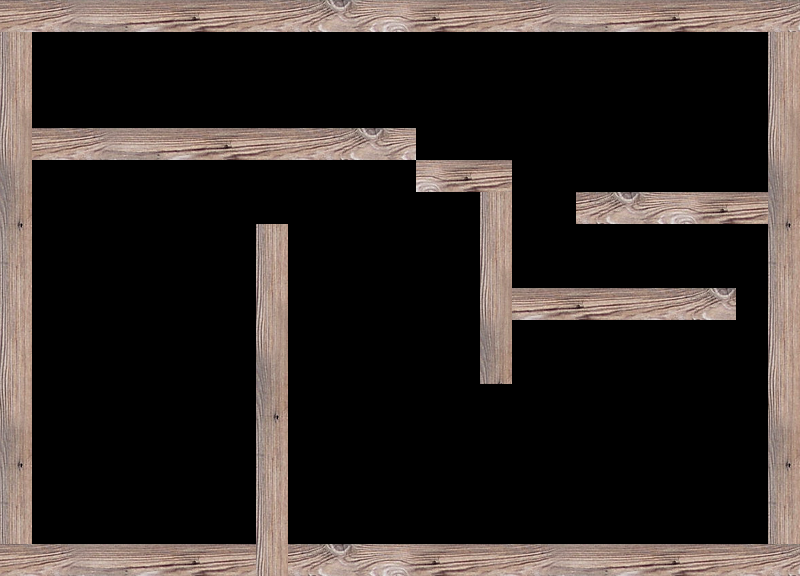

The image is a tile-based game level rendered from a .tmx file. Its description and source (layers, tilesets, objects; grid data summarised) follow:
An orthogonal 25x18 tile map with 32x32 px tiles, 1 tile layer (walls), 2 tilesets and 1 object.

<map version="1.0" orientation="orthogonal" width="25" height="18" tilewidth="32" tileheight="32">
 <tileset firstgid="1" name="hole" tilewidth="32" tileheight="32">
  <image source="hole.png" width="32" height="32" />
 </tileset>
 <tileset firstgid="2" name="tiles" tilewidth="32" tileheight="32">
  <image source="tiles.png" width="512" height="512" />
 </tileset>
 <layer name="walls" width="25" height="18">
  <data>[450 cells, 126 non-empty, 30 distinct tile ids]</data>
 </layer>
 <objectgroup name="holes" width="25" height="18">
  <object gid="1" x="211" y="529" />
 </objectgroup>
</map>
